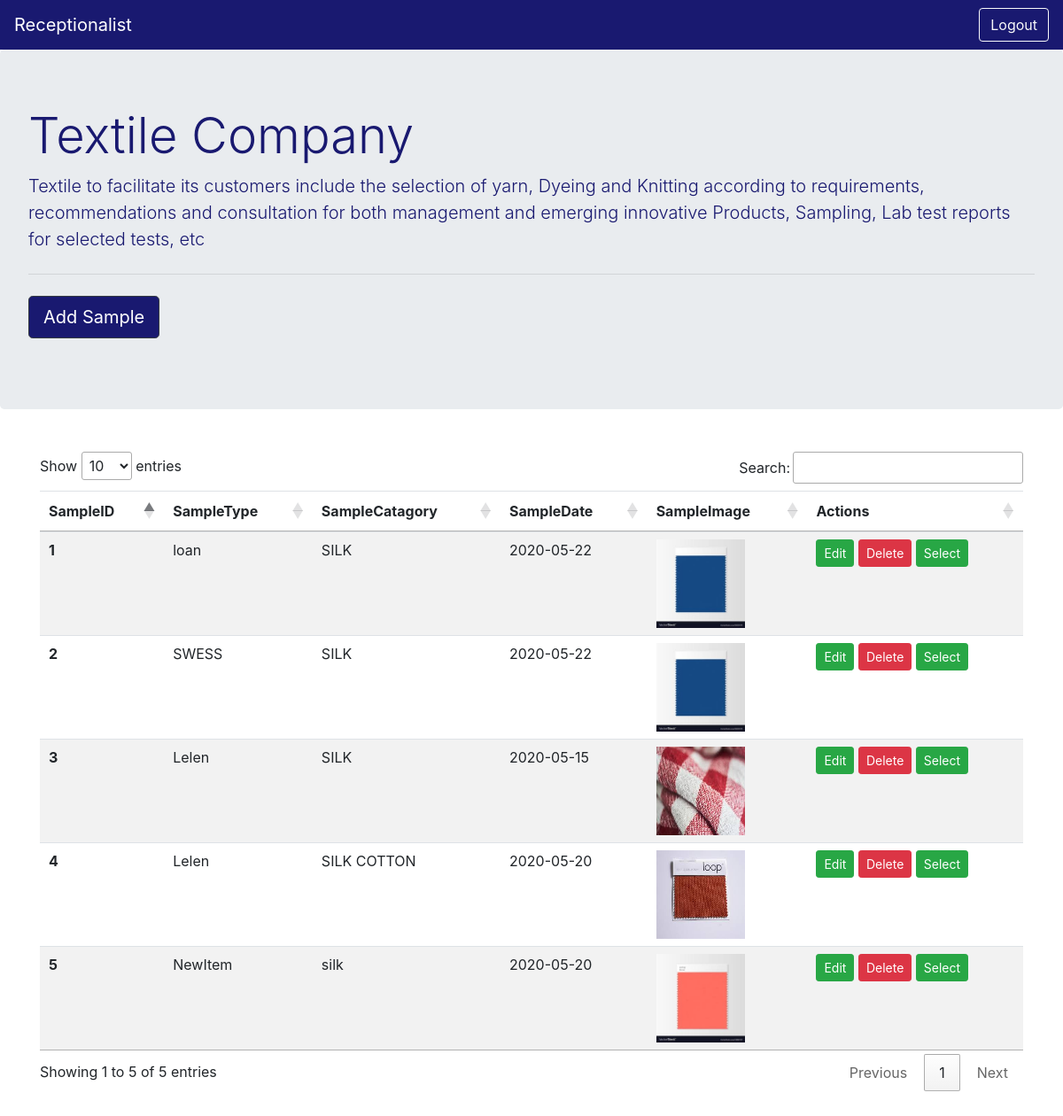
The app's page /Recep.php with its own data.
### tables this page shows
CREATE TABLE `productsample` (
  `sample_id` int(11) NOT NULL,
  `sample_type` varchar(50) NOT NULL,
  `sample_catagory` varchar(45) NOT NULL,
  `sample_date` date NOT NULL,
  `sample_img` varchar(500) NOT NULL
);

### Receptionalist.php (called while the page is built, shortened)
<?php
class Receptionalist extends login
{
    private $conn;
    public function __construct()
    {
        $this->conn = new PDO("mysql:localhost=host;dbname=TextileCompany",$username = "root",$password="");
    }
    public function loadAllData()
    {
        $sql = $this->conn->query("SELECT * FROM productsample");
        $fetchingRow = $sql->fetchAll();
        return $fetchingRow;
    }
}
?>

### Recep.php (the view, shortened to what this page needs)
<?php
require_once ("Receptionalist.php");
$recep = new Receptionalist();
?>
<!doctype html>
<html lang="en">
<head>
    <link rel="stylesheet" href="stylesheet/style.css">
    <link rel="stylesheet" href="https://maxcdn.bootstrapcdn.com/bootstrap/4.0.0/css/bootstrap.min.css">
    <link rel="stylesheet" href="//cdn.datatables.net/1.10.20/css/jquery.dataTables.min.css">
</head>
<body>
<nav class="navbar navbar-expand-lg navbar-dark " style="background-color: midnightblue;">
    <a class="navbar-brand" href="#">Receptionalist</a>
    <div class="collapse navbar-collapse" id="navbarSupportedContent">
        <form class="form-inline my-2 my-lg-0 float-sm-right" action="logout.php">
            <button class="btn btn-outline-light my-2 my-sm-0 " type="submit">Logout</button>
        </form>
    </div>
</nav>
    <div class="jumbotron" style="color: midnightblue;">
        <h1 class="display-4" >Textile Company</h1>
        <p class="lead">Textile to facilitate its customers include the selection of yarn, Dyeing and Knitting according to requirements, recommendations and consultation for both management and emerging
            innovative Products, Sampling, Lab test reports for selected tests, etc</p>
        <hr class="my-4">
        <p class="lead">
            <a class="btn btn-dark btn-lg" href="#" role="button" data-toggle="modal" data-target="#addSample" style="background-color: midnightblue;">Add Sample</a>
        </p>
    </div>
<div class="container my-5">
    <table class="table table-striped" id="myTable">
        <thead>
        <tr>
            <th scope="col">SampleID</th>
            <th scope="col">SampleType</th>
            <th scope="col">SampleCatagory</th>
            <th scope="col">SampleDate</th>
            <th scope="col">SampleImage</th>
            <th scope="col">Actions</th>
        </tr>
        </thead>
        <tbody>
        <?php
        $fetching = $recep->loadAllData();
        $i = 0;
        foreach ($fetching as $row) {
            $i = $i + 1;
            echo "<tr>
            <th scope=\"row\">$i</th>
            <td>$row[1]</td>
            <td>$row[2]</td>
            <td>$row[3]</td>
            <td>
            <img src='$row[4]' alt='Image' width='100' height='100'>
            </td>
            <td><a href='sample_edit.php?id=$row[0]&stype=$row[1]&scatagory=$row[2]&sdate=$row[3]&simage=$row[4]' class='btn btn-success btn-sm'>Edit</a>
             <a href='delete.php?id=$row[0]' onclick=\"return confirm('Are you sure you delete this record?')\" class='btn btn-danger btn-sm delete'>Delete</a>
             <a href='sample_select.php?id=$row[0]&stype=$row[1]&scatagory=$row[2]&sdate=$row[3]&simage=$row[4]' class='btn btn-success btn-sm'>Select</a>
             </td>
        </tr>";
        }
        ?>
        </tbody>
    </table>
</div>
</body>
</html>

### records on screen
productsample: sample_type "loan", sample_catagory "SILK", sample_date "2020-05-22", sample_img (picture)
productsample: sample_type "SWESS", sample_catagory "SILK", sample_date "2020-05-22", sample_img (picture)
productsample: sample_type "Lelen", sample_catagory "SILK", sample_date "2020-05-15", sample_img (picture)
productsample: sample_type "Lelen", sample_catagory "SILK COTTON", sample_date "2020-05-20", sample_img (picture)
productsample: sample_type "NewItem", sample_catagory "silk", sample_date "2020-05-20", sample_img (picture)
